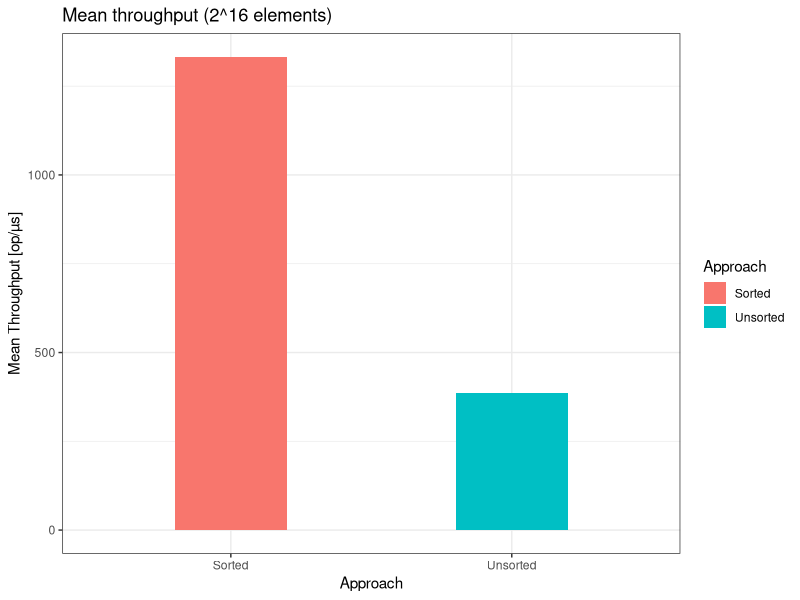

Write R code to recreate this figure.
#
# run with r CMD BATCH graph-branch-prediction.r
#
# Disclaimer: This works on my Mac. I'm not an R expert, so no guarantees...
#

# if not available, install in an R shell via: install.packages("ggplot2")
library("ggplot2")

df <- data.frame(
				 Approach = factor(c("Sorted", "Unsorted")), 
                 Throughput = c(1332.453, 387.044)
                 )

# basic setup
gg <- ggplot(data=df, aes(x=Approach,y=Throughput,fill=Approach)) + geom_bar(stat="identity", width=0.4, position=position_dodge())
# set appearence/labels
gg <- gg + ylab("Mean Throughput [op/µs]")+labs(color = "Approach")+theme_bw()+ggtitle("Mean throughput (2^16 elements)")

ggsave(file="branch-prediction.png", plot=gg, width=6, height=4.5, dpi=200)
